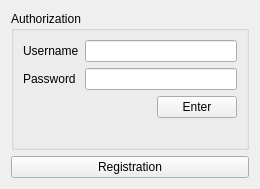
<?xml version="1.0" encoding="UTF-8"?>
<ui version="4.0">
 <class>Authorization</class>
 <widget class="QWidget" name="Authorization">
  <property name="geometry">
   <rect>
    <x>0</x>
    <y>0</y>
    <width>260</width>
    <height>182</height>
   </rect>
  </property>
  <property name="windowTitle">
   <string>Form</string>
  </property>
  <layout class="QGridLayout" name="gridLayout_6">
   <item row="0" column="0">
    <layout class="QVBoxLayout" name="verticalLayout">
     <item>
      <widget class="QGroupBox" name="groupBox_3">
       <property name="title">
        <string>Authorization</string>
       </property>
       <layout class="QGridLayout" name="gridLayout_5">
        <item row="0" column="0">
         <layout class="QGridLayout" name="gridLayout_3">
          <item row="0" column="0" colspan="2">
           <layout class="QGridLayout" name="gridLayout_2">
            <item row="0" column="0" colspan="2">
             <layout class="QGridLayout" name="gridLayout">
              <item row="0" column="0">
               <widget class="QLabel" name="label_3">
                <property name="text">
                 <string>Username</string>
                </property>
               </widget>
              </item>
              <item row="0" column="1">
               <widget class="QLineEdit" name="login"/>
              </item>
              <item row="1" column="0">
               <widget class="QLabel" name="label_4">
                <property name="text">
                 <string>Password</string>
                </property>
               </widget>
              </item>
              <item row="1" column="1">
               <widget class="QLineEdit" name="password">
                <property name="cursor">
                 <cursorShape>IBeamCursor</cursorShape>
                </property>
                <property name="echoMode">
                 <enum>QLineEdit::Normal</enum>
                </property>
               </widget>
              </item>
             </layout>
            </item>
            <item row="1" column="0">
             <spacer name="horizontalSpacer">
              <property name="orientation">
               <enum>Qt::Horizontal</enum>
              </property>
              <property name="sizeHint" stdset="0">
               <size>
                <width>40</width>
                <height>20</height>
               </size>
              </property>
             </spacer>
            </item>
            <item row="1" column="1">
             <widget class="QPushButton" name="buttonEnt">
              <property name="text">
               <string>Enter</string>
              </property>
             </widget>
            </item>
           </layout>
          </item>
          <item row="1" column="0">
           <spacer name="horizontalSpacer_3">
            <property name="orientation">
             <enum>Qt::Horizontal</enum>
            </property>
            <property name="sizeHint" stdset="0">
             <size>
              <width>46</width>
              <height>13</height>
             </size>
            </property>
           </spacer>
          </item>
          <item row="1" column="1">
           <widget class="QLabel" name="info">
            <property name="text">
             <string/>
            </property>
           </widget>
          </item>
         </layout>
        </item>
       </layout>
      </widget>
     </item>
     <item>
      <widget class="QPushButton" name="buttonReg">
       <property name="text">
        <string>Registration</string>
       </property>
      </widget>
     </item>
    </layout>
   </item>
  </layout>
 </widget>
 <resources/>
 <connections/>
</ui>
